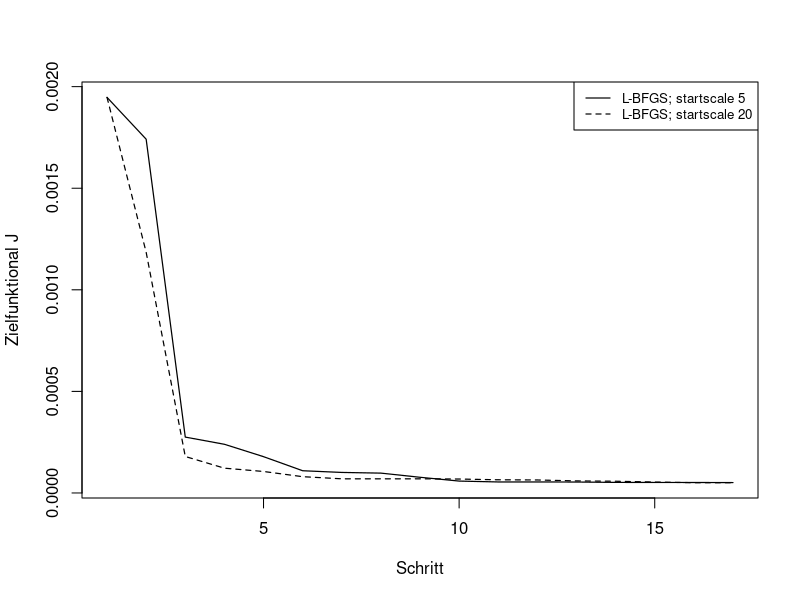

Reproduce this figure in R.

###########################
# DONUT BFGS STARTSCALES #
###########################

circle_bfgs_target_fine <- c(0.001946985000541688,
                             0.001741279133583491,
                             0.00027503901720266045,
                             0.0002396696285121969,
                             0.00017870057412349902,
                             0.00010947120077876857,
                             0.00010114433300539948,
                             9.772603889991735e-05,
                             7.724839328924884e-05,
                             5.856181090160718e-05,
                             5.424594710515977e-05,
                             5.424594710515977e-05,
                             5.392100664442301e-05,
                             5.210015263831405e-05,
                             5.176058682575421e-05,
                             5.166390735092333e-05,
                             5.111512702150842e-05
                             )

circle_bfgs_target_fine_highstartscale <- c(0.001946985000541688,
                                            0.0011846753299581592,
                                            0.0001795402146007119,
                                            0.00012210410379656224,
                                            0.0001058018268971703,
                                            8.020931733274307e-05,
                                            6.972091690432585e-05,
                                            6.971519229667954e-05,
                                            6.971519229667954e-05,
                                            6.865465840648063e-05,
                                            6.492546716248711e-05,
                                            6.399558756843232e-05,
                                            5.942031964461454e-05,
                                            5.7781893614826485e-05,
                                            5.382499383164445e-05,
                                            5.0618095989163824e-05,
                                            5.061698309165536e-05
                                            )




plot(circle_bfgs_target_fine, type = "l", lty = 1, lwd = 1.2, xlab = "Schritt", ylab = "Zielfunktional J")
lines(circle_bfgs_target_fine_highstartscale, type = "l", lty = 2, lwd = 1.2, col = "black")
legend("topright", legend = c("L-BFGS; startscale 5",
                              "L-BFGS; startscale 20"),
       box.lty = 1, cex = 0.8, lty = c(1, 2), col = c("black", "black"), lwd = c(1.2, 1.2))

